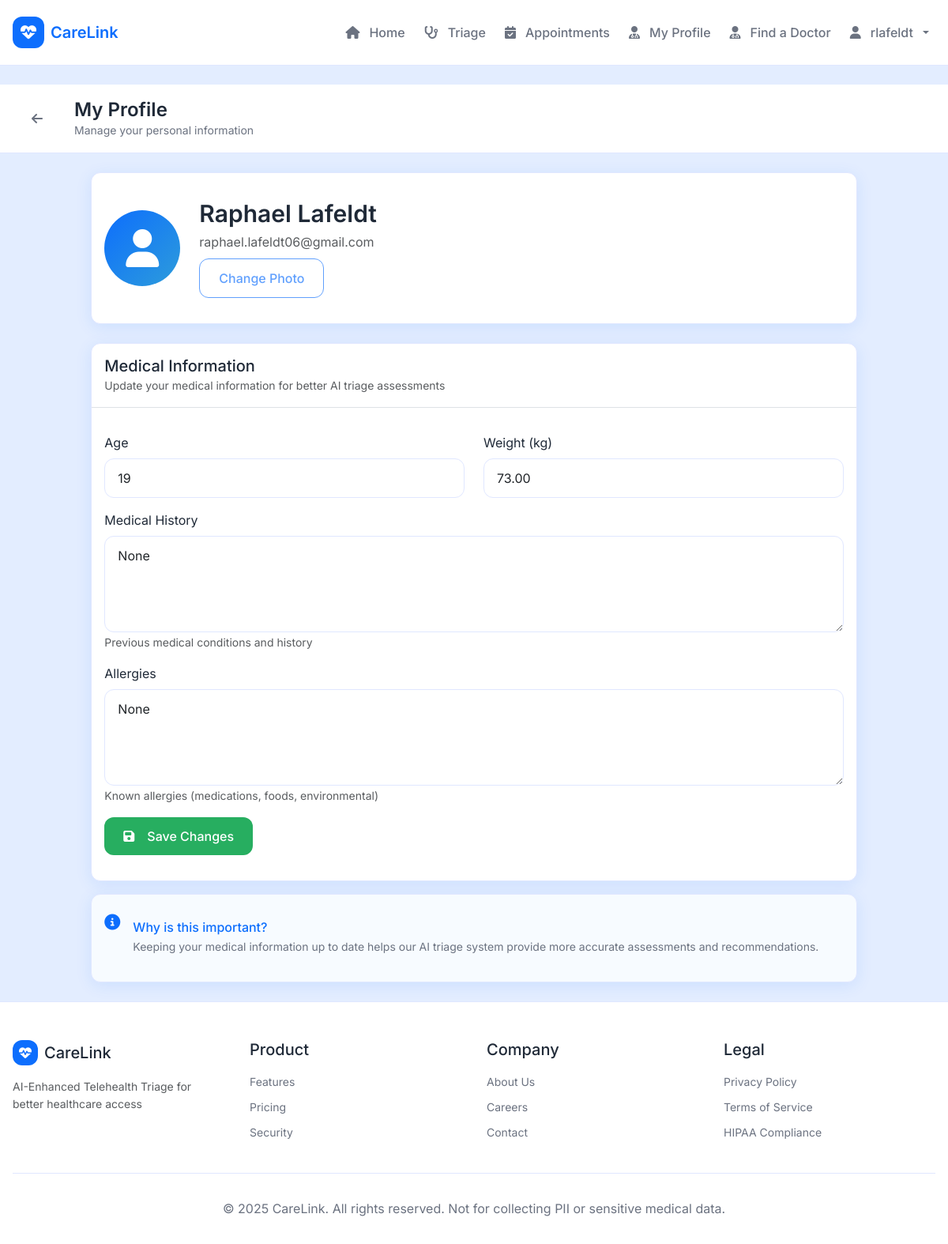
Screenshot of /profiles/edit/ (signed in) with the database file from the repository.
### profiles/models.py (models this page shows, shortened)
class PatientProfile(models.Model):
    ROLE_CHOICES = [
        ('patient', 'Patient'),
        ('doctor', 'Doctor/Admin'),
    ]
    user = models.OneToOneField(User, on_delete=models.CASCADE, related_name='patient_profile')
    role = models.CharField(
        max_length=20,
        choices=ROLE_CHOICES,
        default='patient',
        help_text="User role: Patient or Doctor/Admin"
    )
    age = models.PositiveIntegerField(null=True, blank=True, help_text="Patient's age in years")
    weight = models.DecimalField(max_digits=5, decimal_places=2, null=True, blank=True, help_text="Weight in kg")
    medical_history = models.TextField(blank=True, help_text="Previous medical conditions and history")
    allergies = models.TextField(blank=True, help_text="Known allergies (medications, foods, environmental)")
    onboarding_completed = models.BooleanField(default=False, help_text="Whether user has completed onboarding")
    created_at = models.DateTimeField(auto_now_add=True)
    updated_at = models.DateTimeField(auto_now=True)
    class Meta:
        ordering = ['-created_at']
        verbose_name = 'Patient Profile'
        verbose_name_plural = 'Patient Profiles'

### profiles/views.py (the view)
# urls.py: path("edit/", views.edit_profile, name="edit"),
@login_required
def edit_profile(request):
    profile, created = PatientProfile.objects.get_or_create(user=request.user)
    if request.method == 'POST':
        form = ProfileForm(request.POST, instance=profile)
        if form.is_valid():
            form.save()
            messages.success(request, 'Profile updated successfully!')
            return redirect('profiles:edit')
    else:
        form = ProfileForm(instance=profile)
    return render(request, 'profiles/edit_profile.html', {
        'form': form,
        'profile': profile
    })

### templates/profiles/edit_profile.html (shortened to what this page needs)
{% extends 'base.html' %}
{% load static %}
{% block content %}
<div style="background: var(--cl-bg); min-height: calc(100vh - 200px);">
  <header style="background: white; border-bottom: 1px solid var(--cl-border);">
    <div class="container py-3">
      <div class="d-flex align-items-center justify-content-between">
        <div class="d-flex align-items-center gap-3">
          <a href="{% url 'home:index' %}" class="btn btn-sm" style="background: transparent; border: none; color: var(--cl-text-muted);">
            <i class="fas fa-arrow-left"></i>
          </a>
          <div>
            <h2 class="mb-0" style="font-size: var(--cl-h3); color: var(--cl-text);">My Profile</h2>
            <p class="mb-0" style="font-size: var(--cl-sm); color: var(--cl-text-muted);">Manage your personal information</p>
          </div>
        </div>
      </div>
    </div>
  </header>
  <div class="container py-4">
    <div class="row">
      <div class="col-lg-10 mx-auto">
        <div class="card mb-4" style="border: 1px solid var(--cl-border);">
          <div class="card-body">
            <div class="d-flex align-items-center gap-4">
              <div class="d-flex align-items-center justify-content-center" style="width: 6rem; height: 6rem; border-radius: 50%; background: linear-gradient(135deg, var(--cl-blue) 0%, var(--cl-teal) 100%); color: white;">
                <i class="fas fa-user fa-3x"></i>
              </div>
              <div class="flex-grow-1">
                <h2 class="mb-1" style="font-size: var(--cl-h2); color: var(--cl-text);">{{ user.get_full_name|default:user.username }}</h2>
                <p class="text-muted mb-2">{{ user.email }}</p>
                <button class="btn btn-outline-primary btn-sm" disabled>
                  Change Photo
                </button>
              </div>
            </div>
          </div>
        </div>
        <div class="card" style="border: 1px solid var(--cl-border);">
          <div class="card-header bg-transparent border-bottom">
            <h5 class="mb-0" style="font-size: var(--cl-h4); color: var(--cl-text);">Medical Information</h5>
            <small class="text-muted">Update your medical information for better AI triage assessments</small>
          </div>
          <div class="card-body">
            <form method="post">
              <div class="row mb-3">
                <div class="col-md-6">
                  <label for="{{ form.age.id_for_label }}" class="form-label" style="color: var(--cl-text);">Age</label>
                  {{ form.age }}
                </div>
                <div class="col-md-6">
                  <label for="{{ form.weight.id_for_label }}" class="form-label" style="color: var(--cl-text);">Weight (kg)</label>
                  {{ form.weight }}
                </div>
              </div>
              <div class="mb-3">
                <label for="{{ form.medical_history.id_for_label }}" class="form-label" style="color: var(--cl-text);">Medical History</label>
                {{ form.medical_history }}
                <small class="form-text text-muted">Previous medical conditions and history</small>
              </div>
              <div class="mb-3">
                <label for="{{ form.allergies.id_for_label }}" class="form-label" style="color: var(--cl-text);">Allergies</label>
                {{ form.allergies }}
                <small class="form-text text-muted">Known allergies (medications, foods, environmental)</small>
              </div>
              <button type="submit" class="btn btn-success">
                <i class="fas fa-save me-2"></i>Save Changes
              </button>
            </form>
          </div>
        </div>
        {% if profile %}
        <div class="card mt-3" style="border: 1px solid var(--cl-border); background: #f7fbff;">
          <div class="card-body">
            <div class="d-flex gap-3">
              <i class="fas fa-info-circle fa-lg" style="color: var(--cl-blue); flex-shrink: 0; margin-top: 0.125rem;"></i>
              <div>
                <h6 class="mb-1" style="color: var(--cl-blue); font-weight: var(--cl-font-medium);">Why is this important?</h6>
                <p class="mb-0" style="font-size: var(--cl-sm); color: var(--cl-text-muted);">
                  Keeping your medical information up to date helps our AI triage system provide more accurate assessments and recommendations.
                </p>
              </div>
            </div>
          </div>
        </div>
        {% endif %}
      </div>
    </div>
  </div>
</div>
{% endblock %}

### templates/base.html (shortened to what this page needs)
<!DOCTYPE html>
<html lang="en">
  {% load static %}
  <head>
    <link href="https://cdn.jsdelivr.net/npm/bootstrap@5.3.3/dist/css/bootstrap.min.css" rel="stylesheet">
    <link rel="stylesheet" href="https://cdnjs.cloudflare.com/ajax/libs/font-awesome/6.5.2/css/all.min.css" />
    <link rel="stylesheet" type="text/css" href="{% static 'css/tokens.css' %}">
    <link rel="stylesheet" type="text/css" href="{% static 'css/base.css' %}">
    <link rel="stylesheet" type="text/css" href="{% static 'css/components.css' %}">
    <link rel="stylesheet" type="text/css" href="{% static 'css/style.css' %}">
  </head>
  <body class="d-flex flex-column" style="background: var(--cl-bg); font-family: 'Inter', sans-serif;">
    <nav class="navbar navbar-expand-lg" style="background: white; border-bottom: 1px solid var(--cl-border);">
      <div class="container">
        <a class="navbar-brand d-flex align-items-center gap-2 text-decoration-none" href="{% url 'home:index' %}">
          <div class="navbar-brand-icon d-flex align-items-center justify-content-center" style="width: 2.5rem; height: 2.5rem; border-radius: var(--cl-radius); background: var(--cl-blue); color: white;">
            <i class="fas fa-heartbeat"></i>
          </div>
          <div>
            <h1 class="m-0" style="font-size: 1.25rem; font-weight: var(--cl-font-semibold); color: var(--cl-blue);">CareLink</h1>
          </div>
        </a>
        <div class="collapse navbar-collapse" id="carelinkNav">
          <ul class="navbar-nav ms-auto d-flex align-items-center gap-2 mb-0">
            <li class="nav-item">
              <a class="nav-link" href="{% url 'home:index' %}">
                <i class="fas fa-home me-1"></i>Home
              </a>
            </li>
            {% if user.is_authenticated %}
              {% if user.patient_profile.role == 'patient' %}
                <li class="nav-item">
                  <a class="nav-link" href="{% url 'triage:chat' %}">
                    <i class="fas fa-stethoscope me-1"></i>Triage
                  </a>
                </li>
                <li class="nav-item">
                  <a class="nav-link" href="{% url 'appointments:index' %}">
                    <i class="fas fa-calendar-check me-1"></i>Appointments
                  </a>
                </li>
                <li class="nav-item">
                  <a class="nav-link" href="{% url 'profiles:edit' %}">
                    <i class="fas fa-user-md me-1"></i>My Profile
                  </a>
                </li>
                <li class="nav-item">
                  <a class="nav-link" href="{% url 'doctors:find_doctor' %}">
                    <i class="fas fa-user-doctor me-1"></i>Find a Doctor
                  </a>
                </li>
              {% endif %}
              <li class="nav-item dropdown">
                <a class="nav-link dropdown-toggle" href="#" id="accountDropdown" role="button" data-bs-toggle="dropdown" aria-expanded="false">
                  <i class="fas fa-user me-1"></i>{{ user.username }}
                </a>
              </li>
            {% endif %}
          </ul>
        </div>
      </div>
    </nav>
    <main class="flex-grow-1">
      {% block content %}{% endblock content %}
    </main>
    <footer class="footer mt-auto">
      <div class="container">
        <div class="footer-content">
          <div class="footer-section">
            <div class="d-flex align-items-center gap-2 mb-3">
              <div class="navbar-brand-icon d-flex align-items-center justify-content-center" style="width: 2rem; height: 2rem; border-radius: var(--cl-radius); background: var(--cl-blue); color: white;">
                <i class="fas fa-heartbeat"></i>
              </div>
              <h3 class="m-0" style="font-size: var(--cl-h4); color: var(--cl-text);">CareLink</h3>
            </div>
            <p class="text-muted" style="font-size: var(--cl-sm);">
              AI-Enhanced Telehealth Triage for better healthcare access
            </p>
          </div>
          <div class="footer-section">
            <h4 class="mb-3" style="font-size: var(--cl-h4); color: var(--cl-text);">Product</h4>
            <ul class="list-unstyled">
              <li class="mb-2"><a href="#" style="font-size: var(--cl-sm); color: var(--cl-text-muted);">Features</a></li>
              <li class="mb-2"><a href="#" style="font-size: var(--cl-sm); color: var(--cl-text-muted);">Pricing</a></li>
              <li class="mb-2"><a href="#" style="font-size: var(--cl-sm); color: var(--cl-text-muted);">Security</a></li>
            </ul>
          </div>
          <div class="footer-section">
            <h4 class="mb-3" style="font-size: var(--cl-h4); color: var(--cl-text);">Company</h4>
            <ul class="list-unstyled">
              <li class="mb-2"><a href="#" style="font-size: var(--cl-sm); color: var(--cl-text-muted);">About Us</a></li>
              <li class="mb-2"><a href="#" style="font-size: var(--cl-sm); color: var(--cl-text-muted);">Careers</a></li>
              <li class="mb-2"><a href="#" style="font-size: var(--cl-sm); color: var(--cl-text-muted);">Contact</a></li>
            </ul>
          </div>
          <div class="footer-section">
            <h4 class="mb-3" style="font-size: var(--cl-h4); color: var(--cl-text);">Legal</h4>
            <ul class="list-unstyled">
              <li class="mb-2"><a href="#" style="font-size: var(--cl-sm); color: var(--cl-text-muted);">Privacy Policy</a></li>
              <li class="mb-2"><a href="#" style="font-size: var(--cl-sm); color: var(--cl-text-muted);">Terms of Service</a></li>
              <li class="mb-2"><a href="#" style="font-size: var(--cl-sm); color: var(--cl-text-muted);">HIPAA Compliance</a></li>
            </ul>
          </div>
        </div>
        <div class="footer-bottom">
          <p class="mb-0">&copy; 2025 CareLink. All rights reserved. Not for collecting PII or sensitive medical data.</p>
        </div>
      </div>
    </footer>
  </body>
</html>

### rows the page displays
PatientProfile: age "19", weight "73.00", medical_history "None", allergies "None"

### other values shown
{{ user.username }} "rlafeldt"
{{ user.get_full_name|default:user.username }} "Raphael Lafeldt"
{{ user.email }} "raphael.lafeldt06@gmail.com"
